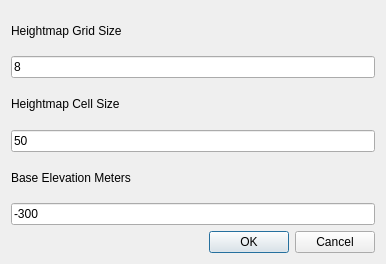
<?xml version="1.0" encoding="UTF-8"?>
<ui version="4.0">
 <class>createNewDialog</class>
 <widget class="QDialog" name="createNewDialog">
  <property name="geometry">
   <rect>
    <x>0</x>
    <y>0</y>
    <width>386</width>
    <height>264</height>
   </rect>
  </property>
  <property name="windowTitle">
   <string>Dialog</string>
  </property>
  <layout class="QGridLayout" name="gridLayout">
   <item row="0" column="0">
    <layout class="QVBoxLayout" name="verticalLayout">
     <item>
      <widget class="QLabel" name="label">
       <property name="text">
        <string>Heightmap Grid Size</string>
       </property>
      </widget>
     </item>
     <item>
      <widget class="QLineEdit" name="lineEditGridSize">
       <property name="text">
        <string>8</string>
       </property>
      </widget>
     </item>
     <item>
      <widget class="QLabel" name="label_2">
       <property name="text">
        <string>Heightmap Cell Size</string>
       </property>
      </widget>
     </item>
     <item>
      <widget class="QLineEdit" name="lineEditCellSize">
       <property name="text">
        <string>50</string>
       </property>
      </widget>
     </item>
     <item>
      <widget class="QLabel" name="label_3">
       <property name="text">
        <string>Base Elevation Meters</string>
       </property>
      </widget>
     </item>
     <item>
      <widget class="QLineEdit" name="lineEditBaseElevation">
       <property name="text">
        <string>-300</string>
       </property>
      </widget>
     </item>
     <item>
      <widget class="QDialogButtonBox" name="buttonBox">
       <property name="orientation">
        <enum>Qt::Horizontal</enum>
       </property>
       <property name="standardButtons">
        <set>QDialogButtonBox::Cancel|QDialogButtonBox::Ok</set>
       </property>
      </widget>
     </item>
    </layout>
   </item>
  </layout>
 </widget>
 <resources/>
 <connections>
  <connection>
   <sender>buttonBox</sender>
   <signal>accepted()</signal>
   <receiver>createNewDialog</receiver>
   <slot>accept()</slot>
   <hints>
    <hint type="sourcelabel">
     <x>248</x>
     <y>254</y>
    </hint>
    <hint type="destinationlabel">
     <x>157</x>
     <y>274</y>
    </hint>
   </hints>
  </connection>
  <connection>
   <sender>buttonBox</sender>
   <signal>rejected()</signal>
   <receiver>createNewDialog</receiver>
   <slot>reject()</slot>
   <hints>
    <hint type="sourcelabel">
     <x>316</x>
     <y>260</y>
    </hint>
    <hint type="destinationlabel">
     <x>286</x>
     <y>274</y>
    </hint>
   </hints>
  </connection>
 </connections>
</ui>
